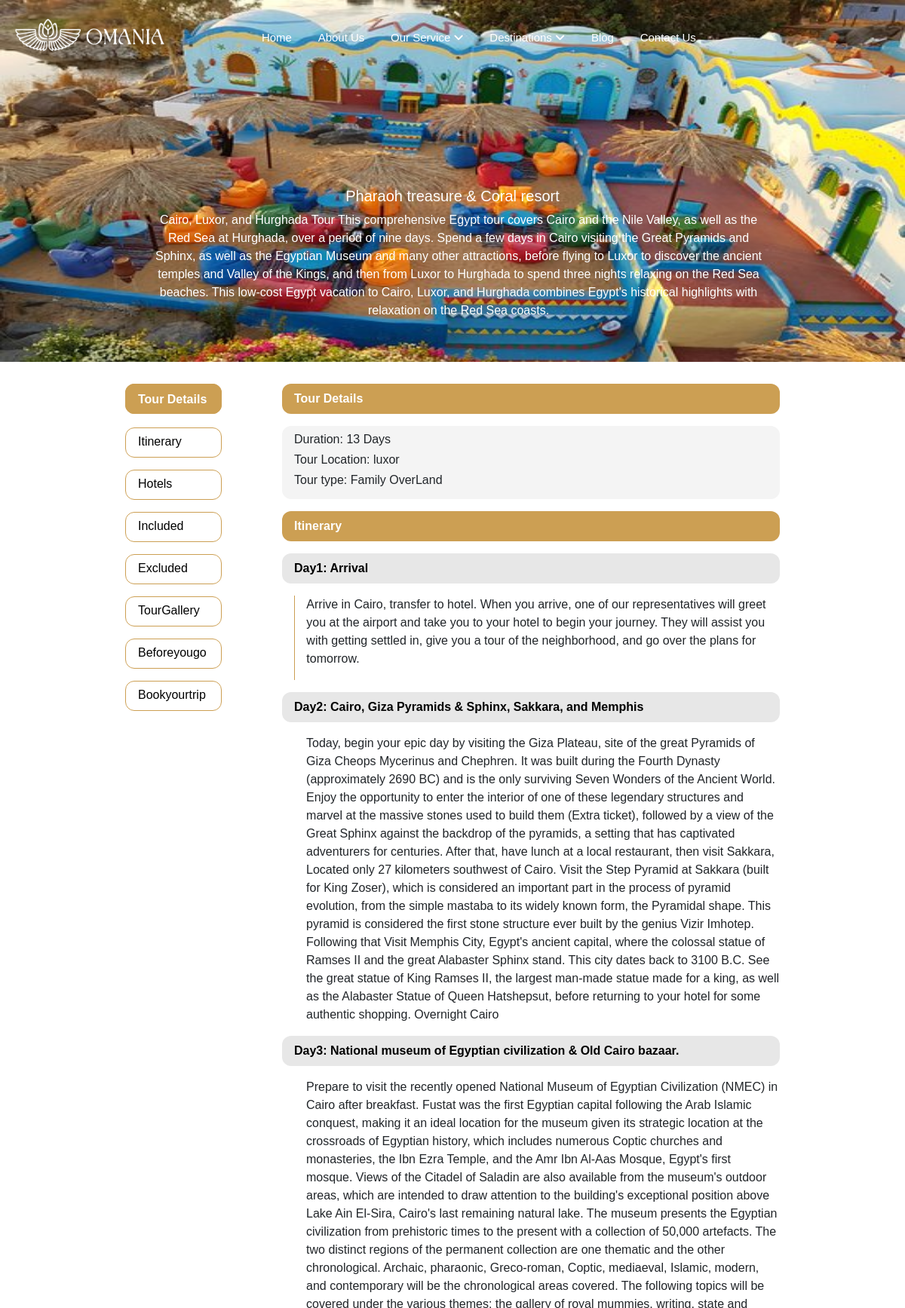
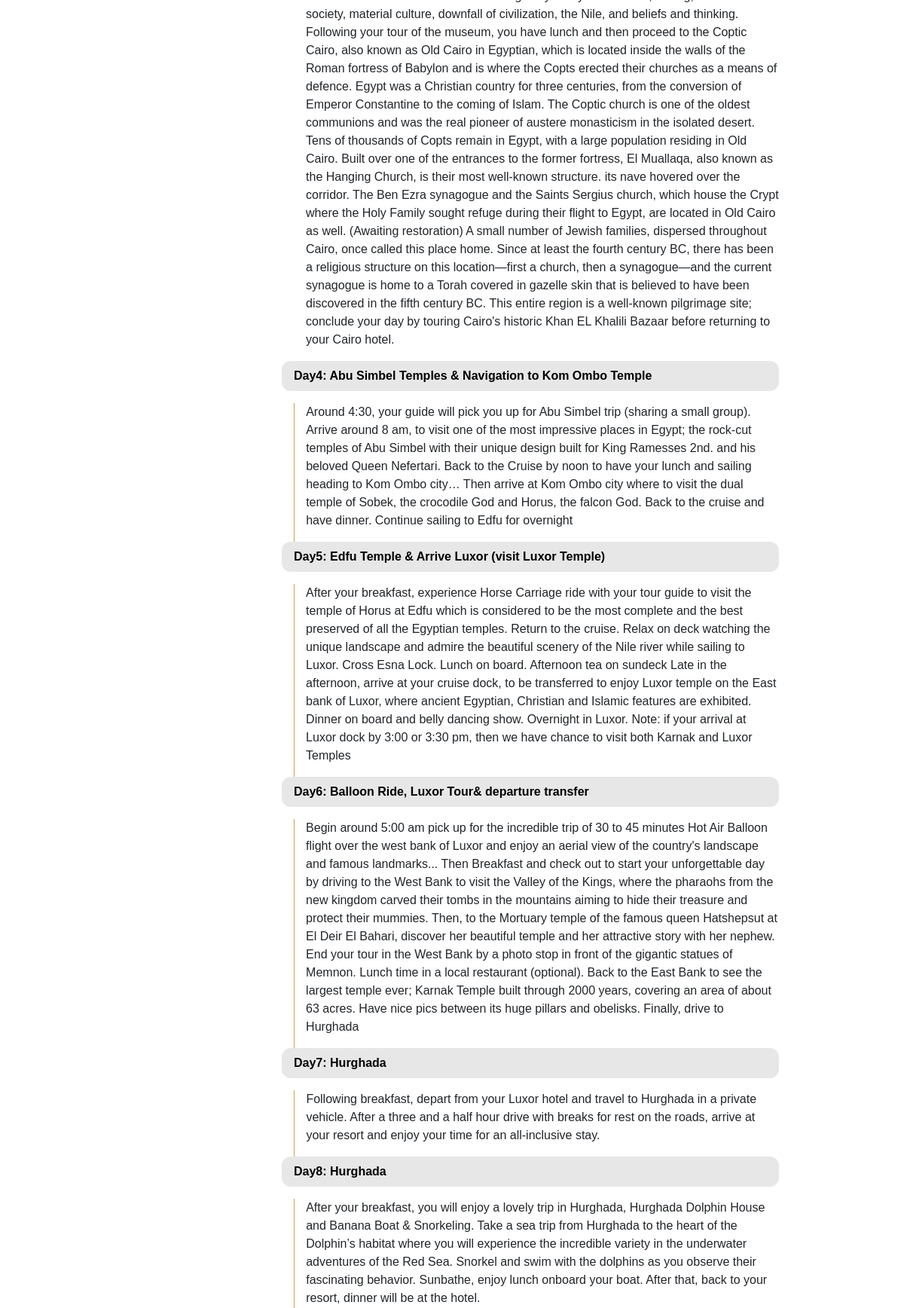
Page /2/ (upper part) on the committed database (2 pictures, top to bottom).
### core/models.py (models this page shows, shortened)
class package(models.Model):
    name=models.CharField(max_length=256)
    price=models.FloatField(max_length=256)
    description=models.TextField()
    dest_from=models.CharField(max_length=256)
    dest_to=models.CharField(max_length=256)
    img=models.ImageField(upload_to='media')
    Included=models.TextField(default="NO conditions")
    Excluded=models.TextField(default="NO conditions")
    def overview_lines(self):
        return filter(None, (line.strip() for line in self.Included.splitlines()))
    def overview_lines1(self):
        return filter(None, (line.strip() for line in self. Excluded.splitlines()))

class Day(models.Model):
    package = models.ForeignKey(package, related_name='day', on_delete=models.CASCADE)
    day_number = models.IntegerField()
    title = models.CharField(max_length=255)
    description = models.TextField()

### core/views.py (the view, shortened to what this page needs)
# urls.py: path('<int:id>/',views.details,name='details'),
def details(request,id):
    package_details=get_object_or_404(package,pk=id)
    images=package_details.gallery.all()[:3]
    images1=package_details.gallery.all()[4:7]
    images2=package_details.gallery.all()[7:10]
    days = package_details.day.all()
    days_len=len(days)
    hotels=package_details.hotel.all()
    pack1=package.objects.all()[0:3]
    form = BookingForm(request.POST)
    return render(request,'index1.html',{"pack_item":package_details,'day':days,'hotels':hotels,'images':images,'images1':images1,'images2':images2 ,'pack':pack1,"len":days_len ,'form': form})

### cart/context_processor.py (called while the page is built)
def cart(request):
    return {'cart':Cart(request)}

### templates/index1.html (shortened to what this page needs)
<!DOCTYPE html>
<html lang="en">
  <head>
    <link
      href="https://cdn.jsdelivr.net/npm/bootstrap@5.3.3/dist/css/bootstrap.min.css"
      rel="stylesheet"
    />
    <link
      rel="stylesheet"
      href="https://cdnjs.cloudflare.com/ajax/libs/font-awesome/4.7.0/css/font-awesome.min.css"
    />
    <link
      rel="stylesheet"
      href="https://cdnjs.cloudflare.com/ajax/libs/font-awesome/6.0.0-beta3/css/all.min.css"
    />
    <link
      href="https://unpkg.com/boxicons@2.0.9/css/boxicons.min.css"
      rel="stylesheet"
    />
    {% load static %}
    <link rel="stylesheet" href="{% static 'index.css' %}" />
  </head>
  <body>
    <div class="wrapper">
      <header class="header">
        <div class="ncontainer">
          <div class="row v-center">
            <div class="header-item item-left">
              <div class="logo">
                <a href="/"
                  ><img src="../media/Logo Sizes-11.png" width="200px"
                /></a>
              </div>
            </div>
            <div class="header-item item-center">
              <nav class="menu">
                <ul class="menu-main">
                  <li>
                    <a href="/">Home</a>
                  </li>
                  <li class="menu-item-has-children">
                    <a href="#">About Us </a>
                  </li>
                  <li class="menu-item-has-children">
                    <a href="#">Our Service <i class="fa fa-angle-down"></i></a>
                  </li>
                  <li class="menu-item-has-children">
                    <a href="#"
                      >Destinations <i class="fa fa-angle-down"></i
                    ></a>
                  </li>
                  <li class="menu-item-has-children">
                    <a href="#"> Blog</a>
                  </li>
                  <li>
                    <a href="#">Contact Us</a>
                  </li>
                </ul>
              </nav>
            </div>
          </div>
        </div>
      </header>
      <div class="carouselHolder">
        <div
          id="carouselExampleAutoplaying"
          class="carousel slide"
          data-bs-ride="carousel"
        >
          <div class="carousel-inner">
            <div class="carousel-item active">
              <img src="{{pack_item.img.url}}" class="d-block w-100"  alt="..." />
              <div class="carousel-caption d-none d-md-block">
                <h5>{{pack_item.name}}</h5>
                <p>
                  {{pack_item.description}}
                </p>
              </div>
            </div>
          </div>
        </div>
      </div>
    </div>
    <main>
      <aside>
        <div class="widget">
          <div class="content">
            <div class="list">
              <div class="main-title">Tour Details</div>
              <label for="Itinerary" class="Itinerary">
                <a class="it" href="#Itinerary1" class="Itinerary">
                  Itinerary</a
                >
              </label>
              <label for="Hotels" class="Hotels">
                <a class="it" href="#Hotels1"
                  ><span class="topic">Hotels</span></a
                >
              </label>
              <label for="Included" class="Included">
                <a class="it" href="#Included1">
                  <span class="topic">Included</span></a
                >
              </label>
              <label for="Excluded" class="Excluded">
                <a class="it" href="#Excluded1">
                  <span class="topic">Excluded</span></a
                >
              </label>
              <label for="Tour_Gallery" class="Tour_Gallery">
                <a class="it" href="#Tour_Gallery1">
                  <span class="topic">TourGallery</span>
                </a>
              </label>
              <label for="Before_you_go" class="Before_you_go">
                <a class="it" href="#Beforeyougo1">
                  <span class="topic">Beforeyougo</span>
                </a>
              </label>
              <label for="Book_your_trip" class="Book_your_trip">
                <a class="it" href="#Book_your_trip1">
                  <span class="topic">Bookyourtrip</span>
                </a>
              </label>
            </div>
          </div>
        </div>
      </aside>
      <article>
        <div class="page_titles">
          <span>Tour Details</span>
        </div>
        <div class="details">
          <h6>Duration: {{len}} Days</h6>
          <h6>Tour Location: {{pack_item.dest_to}}</h6>
          <h6>Tour type: Family OverLand</h6>
        </div>
        <div class="daysContent">
          <div class="page_titles">
            <span id="Itinerary1">Itinerary</span>
          </div>
          {% for d in day %}
          <div class="days">
            <span>Day{{ d.day_number }}: {{ d.title }}</span>
          </div>
          <div class="d-flex" style="height: auto">
            <p>{{ d.description }}</p>
          </div>
        </div>
        {% endfor %}
      </article>
    </main>
  </body>
</html>

### core/static/index.css (style rules this page uses)
body { margin: 0; background-color: #ffffff; }
.wrapper { position: relative; top: 0; }
.carouselHolder { width: 100%; position: absolute; top: 0; z-index: -1; }
.carousel-item img { height: 30rem; }
main, page-width { max-width: 900px; padding-inline: 1rem; margin-inline: auto; }
main { margin-top: 25rem; padding-block: 1rem; display: grid; align-items: start; grid-template-columns: 200px 1fr; gap: 0.5rem; }
.widget { min-height: 400px; border-radius: 8px; }
p { margin-block-end: 1em; padding-left: 1rem; }
aside { position: sticky; top: 2rem; }
.content { width: 100%; display: flex; align-items: center; justify-content: start; }
.main-title { justify-content: center; text-align: start; color: #ffffff; font-weight: 600; margin-bottom: 10px; border: 1px solid #cc9f53; border-radius: 12px; background-color: #cc9f53; height: 40px; width: 8rem; padding-top: 0.5rem; padding-left: 1rem; padding-right: 0.2rem; z-index: 12; }
.content .list { display: flex; flex-direction: column; position: relative; width: 8rem; }
.content .list label { padding-top: 0.5rem; z-index: 14; text-align: start; height: 40px; width: 8rem; font-weight: 500; border-radius: 12px; cursor: pointer; line-height: 20px; margin: 0.5rem 0; text-align: start; padding-left: 1rem; padding-right: 0.2rem; border: 1px solid #cc9f53; transition: all 0.4s ease; }
.page_titles { margin-left: 0; background-color: #cc9f53; border-radius: 12px; padding: 0.5rem; padding-left: 1rem; margin-bottom: 1rem; color: #ffffff; font-weight: 600; }
.details { background-color: #f4f4f4; padding: 0.5rem; padding-left: 1rem; margin-bottom: 1rem; border-radius: 12px; }
.days { background-color: #e7e7e7; border-radius: 12px; padding: 0.5rem; padding-left: 1rem; margin-bottom: 1rem; color: black; font-weight: 600; }
.daysContent { margin-bottom: 1rem; }
.row { padding-left: 1rem; display: -ms-flexbox; display: flex; -ms-flex-wrap: wrap; flex-wrap: wrap; padding: 0 4px; }
.it { text-decoration: none; color: black; }
body { line-height: 1.5; font-family: "Poppins", sans-serif; font-weight: 400; overflow-x: hidden; }
* { margin: 0; box-sizing: border-box; }
.ncontainer { max-width: 1200px; margin: auto; }
.row { display: flex; flex-wrap: wrap; }
.v-center { align-items: center; }
ul { list-style: none; margin: 0; padding: 0; }
a { text-decoration: none; }
.header { display: block; width: 100%; position: relative; z-index: 99; padding: 15px; }
.header .item-left { flex: 0 0 17%; }
.header .logo a { font-size: 30px; color: #000000; font-weight: 700; text-decoration: none; }
.header .item-center { flex: 0 0 66%; }
.header .menu > ul > li { display: inline-block; line-height: 50px; margin-left: 25px; }
.header .menu > ul > li > a { font-size: 15px; font-weight: 500; color: white; position: relative; text-transform: capitalize; transition: color 0.3s ease; }
header { text-align: center; font-size: 35px; }

### rows in the picture
package: img (picture), name "Pharaoh treasure & Coral resort", description "Cairo, Luxor, and Hurghada Tour This comprehensive Egypt tour covers Cairo and the Nile Valley, as well as the Red Sea at Hurghada, over a period of nine days. Spend a few days in Cairo visiting the Great Pyramids and Sphinx, as well as the Egyptian Museum and many other attractions, before flying to Luxor to discover the ancient temples and Valley of the Kings, and then from Luxor to Hurghada to spend three nights relaxing on the Red Sea beaches. This low-cost Egypt vacation to Cairo, Luxor, and Hurghada combines Egypt's historical highlights with relaxation on the Red Sea coasts.", dest_to "luxor"
Day: day_number "1", title "Arrival", description "Arrive in Cairo, transfer to hotel. When you arrive, one of our representatives will greet you at the airport and take you to your hotel to begin your journey. They will assist you with getting settled in, give you a tour of the neighborhood, and go over the plans for tomorrow."
Day: day_number "2", title "Cairo, Giza Pyramids & Sphinx, Sakkara, and Memphis", description "Today, begin your epic day by visiting the Giza Plateau, site of the great Pyramids of Giza Cheops Mycerinus and Chephren. It was built during the Fourth Dynasty (approximately 2690 BC) and is the only surviving Seven Wonders of the Ancient World. Enjoy the opportunity to enter the interior of one of these legendary structures and marvel at the massive stones used to build them (Extra ticket), followed by a view of the Great Sphinx against the backdrop of the pyramids, a setting that has captivated adventurers for centuries. After that, have lunch at a local restaurant, then visit Sakkara, Located only 27 kilometers southwest of Cairo. Visit the Step Pyramid at Sakkara (built for King…"
Day: day_number "3", title "National museum of Egyptian civilization & Old Cairo bazaar.", description "Prepare to visit the recently opened National Museum of Egyptian Civilization (NMEC) in Cairo after breakfast. Fustat was the first Egyptian capital following the Arab Islamic conquest, making it an ideal location for the museum given its strategic location at the crossroads of Egyptian history, which includes numerous Coptic churches and monasteries, the Ibn Ezra Temple, and the Amr Ibn Al-Aas Mosque, Egypt's first mosque. Views of the Citadel of Saladin are also available from the museum's outdoor areas, which are intended to draw attention to the building's exceptional position above Lake Ain El-Sira, Cairo's last remaining natural lake. The museum presents the Egyptian civilization from…"
Day: day_number "4", title "Abu Simbel Temples & Navigation to Kom Ombo Temple", description "Around 4:30, your guide will pick you up for Abu Simbel trip (sharing a small group). Arrive around 8 am, to visit one of the most impressive places in Egypt; the rock-cut temples of Abu Simbel with their unique design built for King Ramesses 2nd. and his beloved Queen Nefertari. Back to the Cruise by noon to have your lunch and sailing heading to Kom Ombo city… Then arrive at Kom Ombo city where to visit the dual temple of Sobek, the crocodile God and Horus, the falcon God. Back to the cruise and have dinner. Continue sailing to Edfu for overnight"
Day: day_number "5", title "Edfu Temple & Arrive Luxor (visit Luxor Temple)", description "After your breakfast, experience Horse Carriage ride with your tour guide to visit the temple of Horus at Edfu which is considered to be the most complete and the best preserved of all the Egyptian temples. Return to the cruise. Relax on deck watching the unique landscape and admire the beautiful scenery of the Nile river while sailing to Luxor. Cross Esna Lock. Lunch on board. Afternoon tea on sundeck Late in the afternoon, arrive at your cruise dock, to be transferred to enjoy Luxor temple on the East bank of Luxor, where ancient Egyptian, Christian and Islamic features are exhibited. Dinner on board and belly dancing show. Overnight in Luxor. Note: if your arrival at Luxor dock by 3:00…"
Day: day_number "6", title "Balloon Ride, Luxor Tour& departure transfer", description "Begin around 5:00 am pick up for the incredible trip of 30 to 45 minutes Hot Air Balloon flight over the west bank of Luxor and enjoy an aerial view of the country's landscape and famous landmarks... Then Breakfast and check out to start your unforgettable day by driving to the West Bank to visit the Valley of the Kings, where the pharaohs from the new kingdom carved their tombs in the mountains aiming to hide their treasure and protect their mummies. Then, to the Mortuary temple of the famous queen Hatshepsut at El Deir El Bahari, discover her beautiful temple and her attractive story with her nephew. End your tour in the West Bank by a photo stop in front of the gigantic statues of…"
Day: day_number "7", title "Hurghada", description "Following breakfast, depart from your Luxor hotel and travel to Hurghada in a private vehicle. After a three and a half hour drive with breaks for rest on the roads, arrive at your resort and enjoy your time for an all-inclusive stay."
Day: day_number "8", title "Hurghada", description "After your breakfast, you will enjoy a lovely trip in Hurghada, Hurghada Dolphin House and Banana Boat & Snorkeling. Take a sea trip from Hurghada to the heart of the Dolphin’s habitat where you will experience the incredible variety in the underwater adventures of the Red Sea. Snorkel and swim with the dolphins as you observe their fascinating behavior. Sunbathe, enjoy lunch onboard your boat. After that, back to your resort, dinner will be at the hotel."

### other values in the picture
{{ len }} "13"
